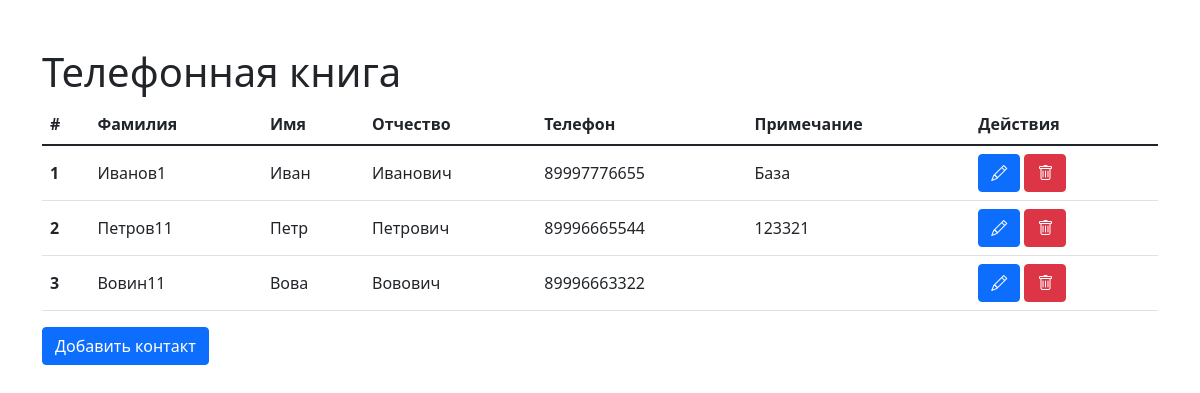
The page / on the database its author committed.
### tables this page shows
CREATE TABLE `phonebook` (
  `id` int NOT NULL,
  `lastname` varchar(255) NOT NULL,
  `name` varchar(255) NOT NULL,
  `patronymic` varchar(255) NOT NULL,
  `phone` varchar(100) NOT NULL,
  `contact_type` varchar(200) NOT NULL
);

### core/View.php (called while the page is built, shortened)
<?php
class View
{
    public $app = "app.php";
    public function render($template, $params = [])
    {
        include 'app/views/'.$this->app;
    }
}

### app/controllers/PhonebookController.php (called while the page is built, shortened)
<?php
class PhonebookController extends Controller
{
    public function index() {
        $this->model = new Phonebook();
        $contacts = $this->model->getAllContacts();
        $this->view->render('phonebook.php', $contacts);
    }
}

### app/bootstrap.php (called while the page is built, shortened)
<?php
require_once 'core/DB.php';
require_once 'core/View.php';
require_once 'app/controllers/PhonebookController.php';
require_once 'app/models/Phonebook.php';
require_once 'core/Route.php';
\app\core\Route::start();

### index.php (called while the page is built, shortened)
<?php
require_once 'app/bootstrap.php';

### core/DB.php (called while the page is built, shortened)
<?php
class DB
{
    private $db;
    public function __construct()
    {
        $dbinfo = require 'env.php';
        $this->db = new PDO('mysql:host=' . $dbinfo['host'] . ';dbname=' . $dbinfo['dbname'], $dbinfo['login'], $dbinfo['password']);
    }
    public function query($sql, $params = [])
    {
        $stmt = $this->db->prepare($sql);
        $stmt->execute();
        return $stmt->fetchAll(PDO::FETCH_ASSOC);
    }
    public function getAll($table, $sql = '', $params = [])
    {
        return $this->query("SELECT * FROM $table" . $sql, $params);
    }
}

### env.php (called while the page is built)
<?php
return [
    'host' => '127.0.0.1',
    'dbname' => 'luckru-test',
    'login' => 'root',
    'password' => ''
];

### app/models/Phonebook.php (called while the page is built, shortened)
<?php
class Phonebook extends Model
{
    public function getAllContacts() {
        return $this->getAll("phonebook");
    }
}

### app/views/phonebook.php (the view)
<div class="container mt-5">
    <h1>Телефонная книга</h1>
    <div class="table-responsive">
        <table class="table align-middle">
            <thead>
            <tr>
                <th scope="col">#</th>
                <th scope="col">Фамилия</th>
                <th scope="col">Имя</th>
                <th scope="col">Отчество</th>
                <th scope="col">Телефон</th>
                <th scope="col">Примечание</th>
                <th scope="col">Действия</th>
            </tr>
            </thead>
            <tbody>
            <?php foreach ($params as $key=>$param): ?>
            <tr>
                <th scope="row"><?php echo $key + 1; ?></th>
                <td class="editable" data-column="lastname"><?= $param['lastname']; ?></td>
                <td class="editable" data-column="name"><?= $param['name']; ?></td>
                <td class="editable" data-column="patronymic"><?= $param['patronymic']; ?></td>
                <td class="editable" data-column="phone"><?= $param['phone']; ?></td>
                <td class="editable" data-column="contact_type"><?= $param['contact_type']; ?></td>
                <td>
                    <a type="button" class="btn btn-primary edit-row" data-id="<?= $param['id']; ?>"><span class="bi bi-pencil"></span></a>
                    <a type="button" class="btn btn-danger delete-row" data-id="<?= $param['id']; ?>"><span class="bi bi-trash"></span></a>
                </td>
            </tr>
            <?php endforeach; ?>
            </tbody>
        </table>
    </div>
    <button type="button" class="btn btn-primary" data-bs-toggle="modal" data-bs-target="#exampleModal">
        Добавить контакт
    </button>
</div>

### core/Route.php (shortened to what this page needs)
<?php
class Route
{
    static function start()
    {
        $actionName = 'index';
        $controller = new $controllerName();
        $action = $actionName;
        if(method_exists($controller, $action)) {
            $controller->$action();
        } else {
        }
    }
}

### app/views/app.php (shortened to what this page needs)
<!DOCTYPE html>
<html lang="ru">
<head>
    <link href="/dist/css/bootstrap.min.css" rel="stylesheet">
    <link rel="stylesheet" href="https://cdn.jsdelivr.net/npm/bootstrap-icons@1.8.1/font/bootstrap-icons.css">
</head>
<body>
    <?php include 'app/views/' . $template; ?>
</body>
</html>

### rows shown on the page
phonebook: lastname "Иванов1", name "Иван", patronymic "Иванович", phone "89997776655", contact_type "База"
phonebook: lastname "Петров11", name "Петр", patronymic "Петрович", phone "89996665544", contact_type "123321"
phonebook: lastname "Вовин11", name "Вова", patronymic "Вовович", phone "89996663322"
